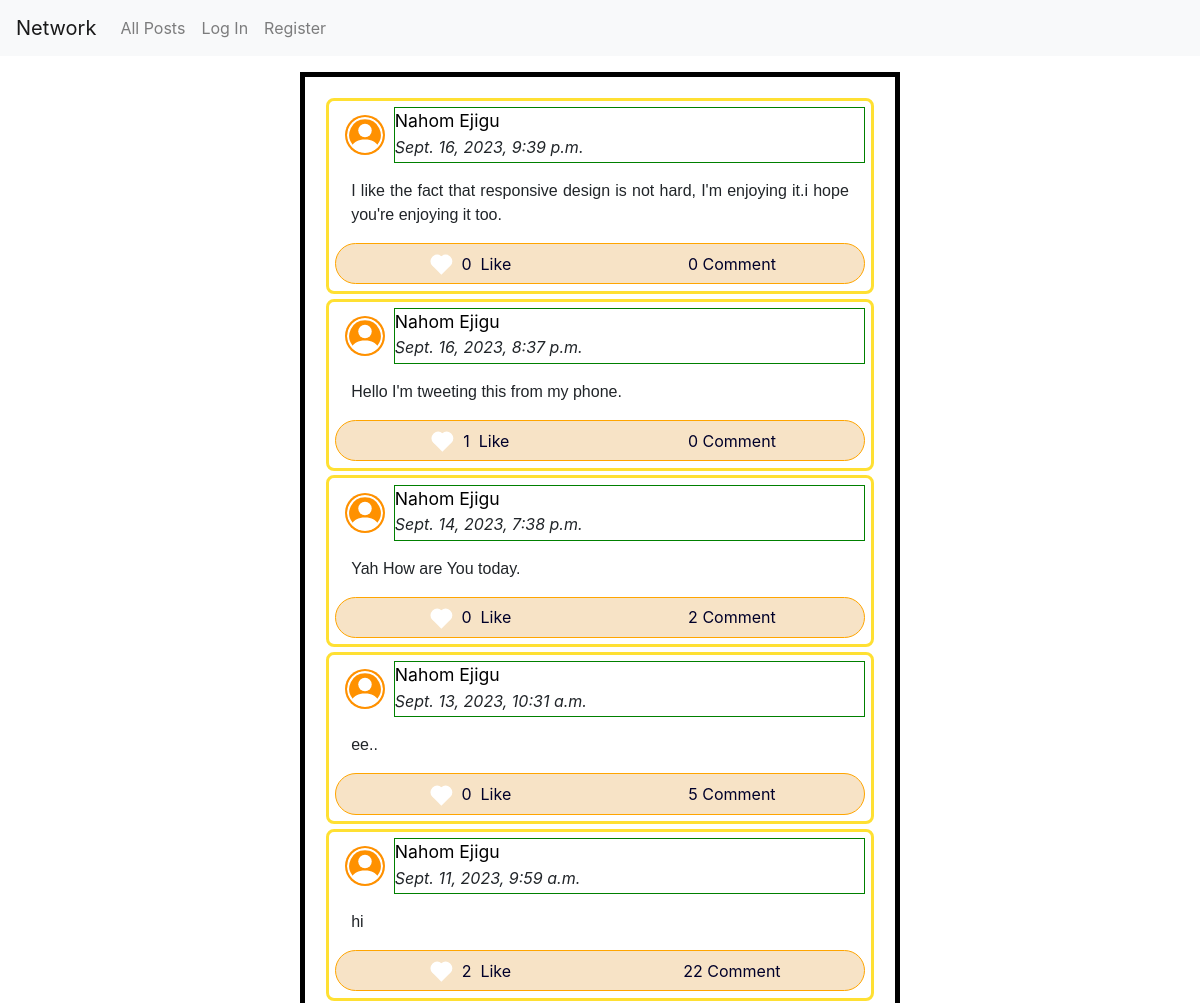
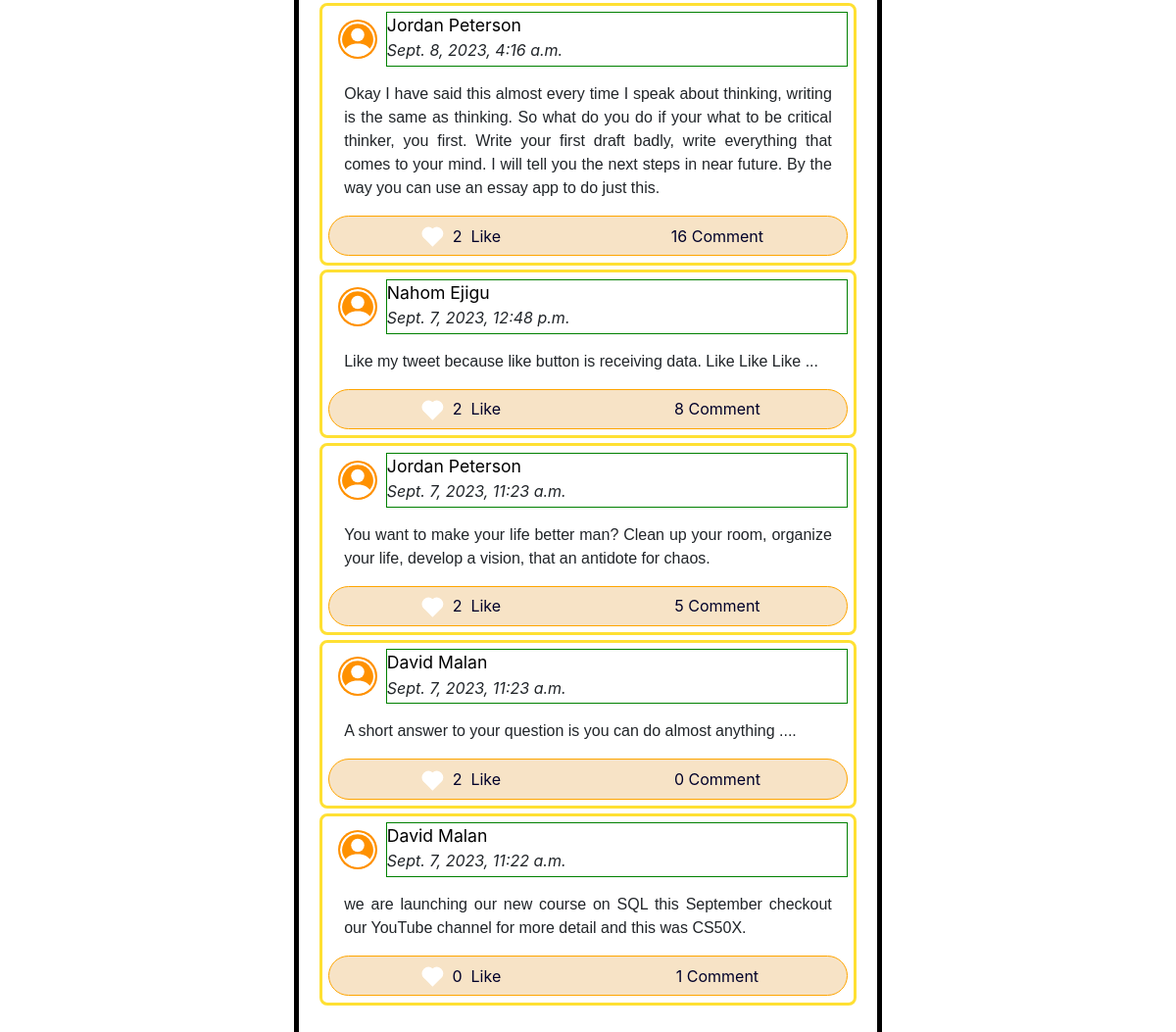
Before: / with the older database file (2 pictures, top to bottom).
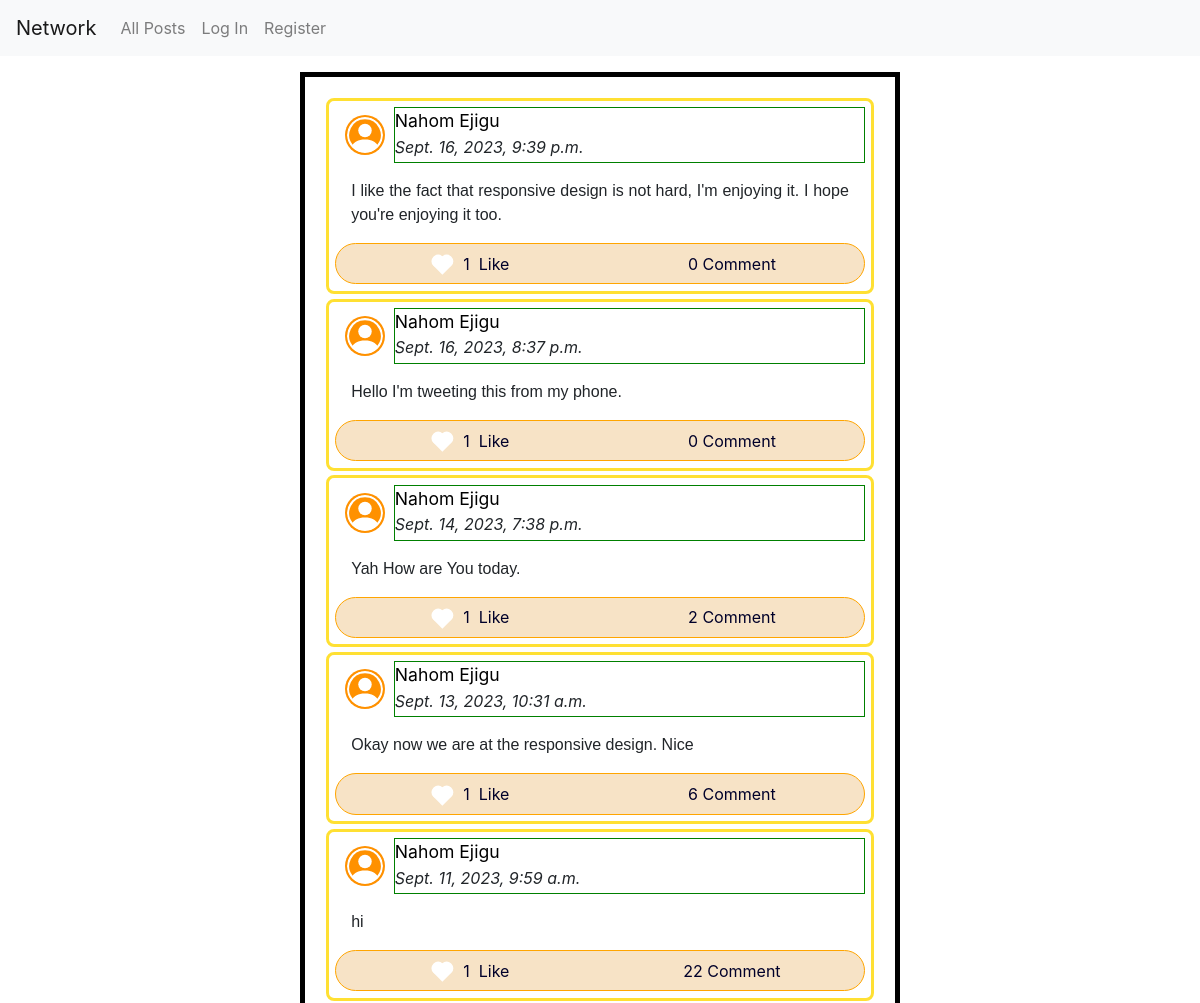
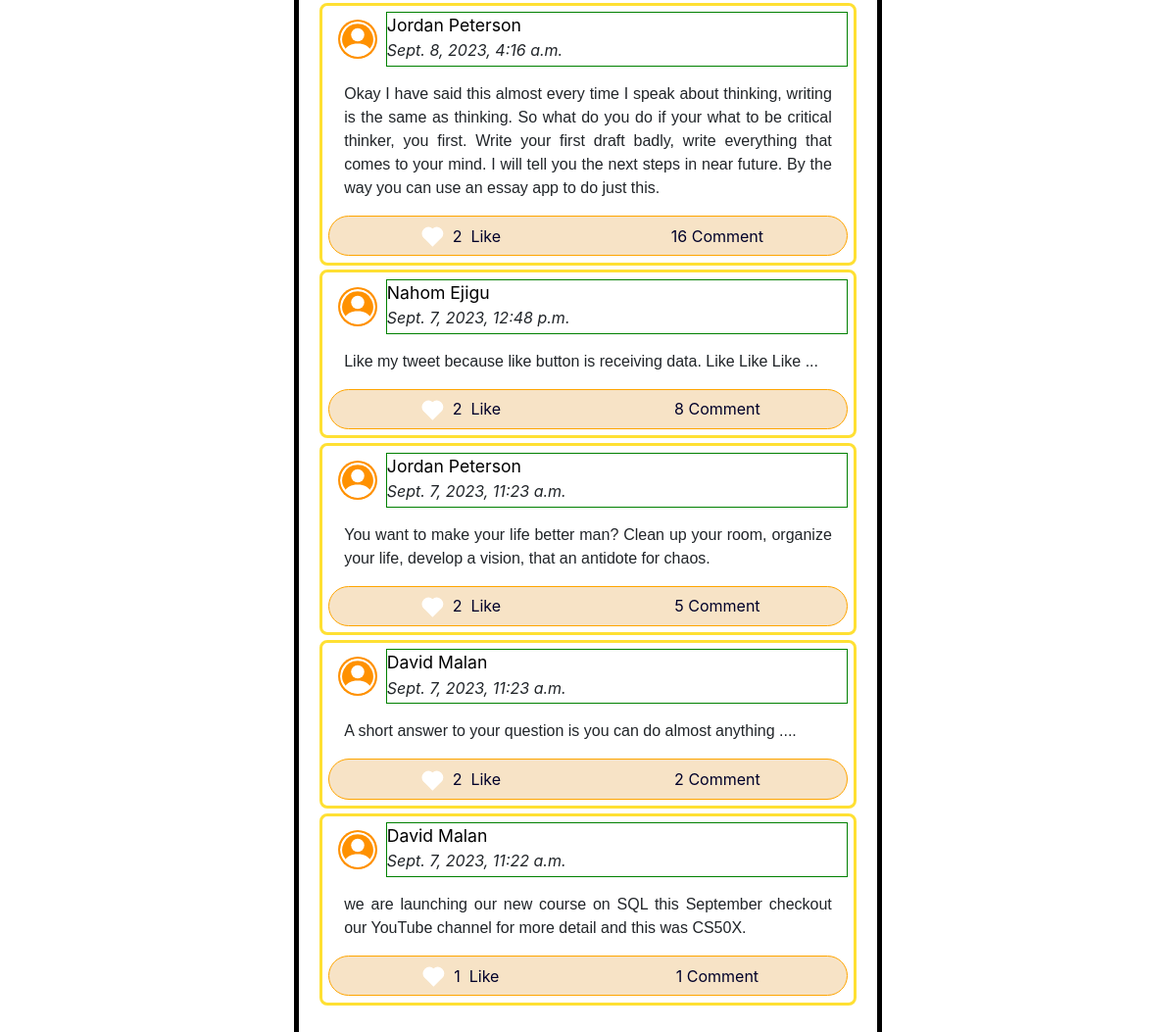
After: the same page with the newer database file (2 pictures, top to bottom).
### network/models.py (models this page shows)
class Post(models.Model):
    user = models.ForeignKey(User, on_delete=models.CASCADE, related_name='poster')
    post = models.TextField()
    date = models.DateTimeField(auto_now_add=True)
    like = models.ManyToManyField(User, blank=True, related_name='like')
    views = models.IntegerField(default=0)
    comment = models.ManyToManyField(Comment, blank=True, related_name="post")

class User(AbstractUser):
    following = models.ManyToManyField("self", blank=True)
    followers = models.ManyToManyField("self", blank=True)

### network/views.py (the view)
# urls.py: path("", views.index, name="index"),
def index(request):
    p = Paginator(Post.objects.all().order_by('-date'), 10)
    page = request.GET.get("page")
    posts = p.get_page(page)
    return render(request, "network/index.html", {
        "new_post": NewPost(),
        "posts": posts,
    })

### network/templates/network/index.html (shortened to what this page needs)
{% extends "network/layout.html" %}

### network/templates/network/layout.html (shortened to what this page needs)
{% load static %}
<!DOCTYPE html>
<html lang="en">
    <head>
        <link href="https://cdn.jsdelivr.net/npm/bootstrap@5.3.1/dist/css/bootstrap.min.css" rel="stylesheet">
        <link rel="stylesheet" href="https://stackpath.bootstrapcdn.com/bootstrap/4.4.1/css/bootstrap.min.css">
        <link href="{% static 'network/styles.css' %}" rel="stylesheet">
    </head>
    <body>
        <nav class="navbar navbar-expand-lg navbar-light bg-light">
            <a class="navbar-brand" href="{% url 'index' %}">Network</a>
            <div>
              <ul class="navbar-nav mr-auto">
                <li class="nav-item">
                  <a class="nav-link" href="{% url 'index' %}">All Posts</a>
                </li>
                {% if user.is_authenticated %}
                    <li class="nav-item">
                        <a class="nav-link" href="{% url 'following' %}">Following</a>
                    </li>
                    <li class="nav-item">
                        <a class="nav-link" href="{% url 'logout' %}">Log Out</a>
                    </li>
                {% else %}
                    <li class="nav-item">
                        <a class="nav-link" href="{% url 'login' %}">Log In</a>
                    </li>
                    <li class="nav-item">
                        <a class="nav-link" href="{% url 'register' %}">Register</a>
                    </li>
                {% endif %}
              </ul>
            </div>
          </nav>
        <div class="body">
            <div class="main">
                <div class="middle-everything">
                    {% for post in posts %}
                    <div class="posts">
                        <div class="username">
                            <div class="user-icon">
                            </div>
                            <div class="user-username">
                                    <a  href="{% url 'profile_page' post.user %}" class="hyper-link-post">
                                    <span class="hyper-link-username">{{ post.user.first_name }} {{ post.user.last_name }}</span><br>
                                    </a>
                                   <i>{{ post.date  }}</i>
                            </div>
                        </div>
                            <div class="post-content">
                            {{ post.post }}
                            </div>
                            <div class="post-info">
                                <div>
                                        <div class="span-like">
                                            {% if user in post.like.all %}
                                            <div class="liked heart" data-post_id="{{post.id}}" data-liked="True" class="not-liked like" > </div>
                                            {% else %}
                                                <div class="not-liked heart" data-post_id="{{post.id}}" data-liked="False" class="not-liked like">  </div>
                                            {% endif %}
                                        </div>
                                        &nbsp;<span data-post_id="{{post.id}}" class="like-number numbers"> {{ post.like.all.count }} </span> &nbsp;
                                    Like
                                        </div>
                                <div class="comments"> <span class="numbers"> {{ post.comment.all.count }}</span>&nbsp;Comment</div>
                            </div>
                    </div>
                    {% endfor %}
                    <br>
                </div>
            </div>
        </div>
    </body>
</html>

Changed rows visible on the page:
changed Post: post "I like the fact that responsive design is not hard, I'm enjoying it.i hope you're enjoying it too." → "I like the fact that responsive design is not hard, I'm enjoying it. I hope you're enjoying it too."; like.all.count "0" → "1"
computed for Post "Sept. 14, 2023, 7:38 p.m.": like.all.count "0" → "1"
changed Post: post "ee.." → "Okay now we are at the responsive design. Nice"; like.all.count "0" → "1"; comment.all.count "5" → "6"
computed for Post "Sept. 11, 2023, 9:59 a.m.": like.all.count "2" → "1"
computed for Post "A short answer to your question is you can do almost anything ....": comment.all.count "0" → "2"
computed for Post "Sept. 7, 2023, 11:22 a.m.": like.all.count "0" → "1"
